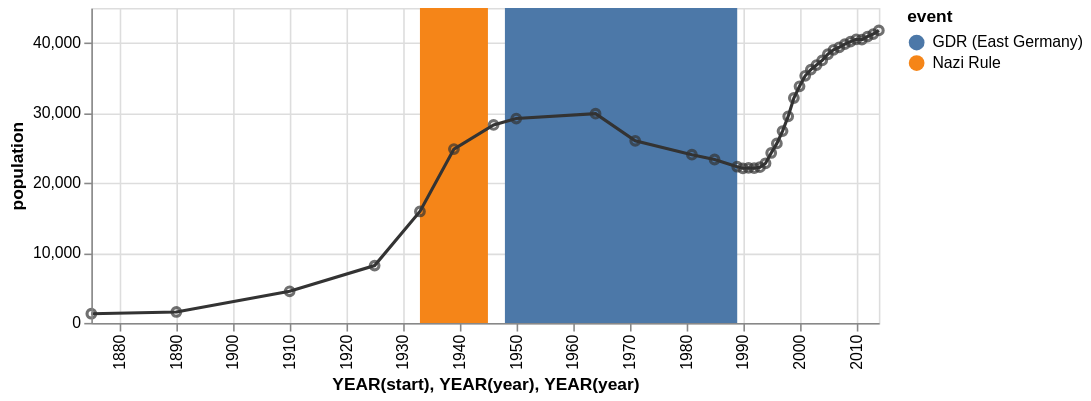

Source (Vega-Lite JSON):
### Vega specification from a JSON file in a GitHub repository (floating-point values rounded to 4 significant figures)
{"$schema": "https://vega.github.io/schema/vega/v3.0.json", "description": "The population of the German city of Falkensee over time", "autosize": "pad", "padding": 5, "width": 500, "height": 200, "style": "cell", "data": [{"name": "source_0", "values": [{"start": "1933", "end": "1945", "event": "Nazi Rule"}, {"start": "1948", "end": "1989", "event": "GDR (East Germany)"}], "format": {"type": "json"}}, {"name": "source_1", "values": [{"year": "1875", "population": 1309}, {"year": "1890", "population": 1558}, {"year": "1910", "population": 4512}, {"year": "1925", "population": 8180}, {"year": "1933", "population": 15915}, {"year": "1939", "population": 24824}, {"year": "1946", "population": 28275}, {"year": "1950", "population": 29189}, {"year": "1964", "population": 29881}, {"year": "1971", "population": 26007}, {"year": "1981", "population": 24029}, {"year": "1985", "population": 23340}, {"year": "1989", "population": 22307}, {"year": "1990", "population": 22087}, {"year": "1991", "population": 22139}, {"year": "1992", "population": 22105}, {"year": "1993", "population": 22242}, {"year": "1994", "population": 22801}, {"year": "1995", "population": 24273}, {"year": "1996", "population": 25640}, {"year": "1997", "population": 27393}, {"year": "1998", "population": 29505}, {"year": "1999", "population": 32124}, {"year": "2000", "population": 33791}, {"year": "2001", "population": 35297}, {"year": "2002", "population": 36179}, {"year": "2003", "population": 36829}, {"year": "2004", "population": 37493}, {"year": "2005", "population": 38376}, {"year": "2006", "population": 39008}, {"year": "2007", "population": 39366}, {"year": "2008", "population": 39821}, {"year": "2009", "population": 40179}, {"year": "2010", "population": 40511}, {"year": "2011", "population": 40465}, {"year": "2012", "population": 40905}, {"year": "2013", "population": 41258}, {"year": "2014", "population": 41777}], "format": {"type": "json"}}, {"name": "data_0", "source": "source_0", "transform": [{"type": "formula", "expr": "timeParse(datum[\"start\"],'%Y')", "as": "start"}, {"type": "formula", "expr": "timeParse(datum[\"end\"],'%Y')", "as": "end"}, {"type": "filter", "expr": "datum[\"start\"] !== null && !isNaN(datum[\"start\"])"}, {"type": "formula", "as": "year_start", "expr": "datetime(year(datum[\"start\"]), 0, 1, 0, 0, 0, 0)"}, {"type": "formula", "as": "year_end", "expr": "datetime(year(datum[\"end\"]), 0, 1, 0, 0, 0, 0)"}]}, {"name": "data_1", "source": "source_1", "transform": [{"type": "formula", "expr": "timeParse(datum[\"year\"],'%Y')", "as": "year"}]}, {"name": "data_2", "source": "data_1", "transform": [{"type": "formula", "expr": "toDate(datum[\"year\"])", "as": "year"}, {"type": "formula", "expr": "toNumber(datum[\"population\"])", "as": "population"}, {"type": "filter", "expr": "datum[\"year\"] !== null && !isNaN(datum[\"year\"]) && datum[\"population\"] !== null && !isNaN(datum[\"population\"])"}, {"type": "formula", "as": "year_year", "expr": "datetime(year(datum[\"year\"]), 0, 1, 0, 0, 0, 0)"}]}, {"name": "data_3", "source": "data_1", "transform": [{"type": "formula", "expr": "toDate(datum[\"year\"])", "as": "year"}, {"type": "formula", "expr": "toNumber(datum[\"population\"])", "as": "population"}, {"type": "filter", "expr": "datum[\"year\"] !== null && !isNaN(datum[\"year\"]) && datum[\"population\"] !== null && !isNaN(datum[\"population\"])"}, {"type": "formula", "as": "year_year", "expr": "datetime(year(datum[\"year\"]), 0, 1, 0, 0, 0, 0)"}]}], "marks": [{"name": "layer_0_marks", "type": "rect", "style": ["rect"], "from": {"data": "data_0"}, "encode": {"update": {"x": {"scale": "x", "field": "year_start"}, "x2": {"scale": "x", "field": "year_end"}, "y": {"value": 0}, "y2": {"field": {"group": "height"}}, "fill": {"scale": "color", "field": "event"}}}}, {"name": "layer_1_marks", "type": "line", "style": ["line"], "sort": {"field": "datum[\"year_year\"]", "order": "descending"}, "from": {"data": "data_2"}, "encode": {"update": {"x": {"scale": "x", "field": "year_year"}, "y": {"scale": "y", "field": "population"}, "stroke": {"value": "#333"}}}}, {"name": "layer_2_marks", "type": "symbol", "style": ["point"], "from": {"data": "data_3"}, "encode": {"update": {"x": {"scale": "x", "field": "year_year"}, "y": {"scale": "y", "field": "population"}, "stroke": {"value": "#333"}, "fill": {"value": "transparent"}, "opacity": {"value": 0.7}}}}], "scales": [{"name": "x", "type": "time", "domain": {"fields": [{"data": "data_0", "field": "year_start"}, {"data": "data_0", "field": "year_end"}, {"data": "data_2", "field": "year_year"}, {"data": "data_3", "field": "year_year"}], "sort": true}, "range": [0, {"signal": "width"}], "nice": "year"}, {"name": "color", "type": "ordinal", "domain": {"data": "data_0", "field": "event", "sort": true}, "range": "category"}, {"name": "y", "type": "linear", "domain": {"fields": [{"data": "data_2", "field": "population"}, {"data": "data_3", "field": "population"}], "sort": true}, "range": [{"signal": "height"}, 0], "nice": true, "zero": true}], "axes": [{"scale": "x", "labelOverlap": true, "orient": "bottom", "tickCount": {"signal": "ceil(width/40)"}, "title": "YEAR(start), YEAR(year), YEAR(year)", "zindex": 1, "encode": {"labels": {"update": {"text": {"signal": "timeFormat(datum.value, '%Y')"}, "angle": {"value": 270}, "align": {"value": "right"}, "baseline": {"value": "middle"}}}}}, {"scale": "x", "domain": false, "grid": true, "labels": false, "maxExtent": 0, "minExtent": 0, "orient": "bottom", "tickCount": {"signal": "ceil(width/40)"}, "ticks": false, "zindex": 0, "gridScale": "y"}, {"scale": "y", "labelOverlap": true, "orient": "left", "tickCount": {"signal": "ceil(height/40)"}, "title": "population", "zindex": 1}, {"scale": "y", "domain": false, "grid": true, "labels": false, "maxExtent": 0, "minExtent": 0, "orient": "left", "tickCount": {"signal": "ceil(height/40)"}, "ticks": false, "zindex": 0, "gridScale": "x"}], "legends": [{"fill": "color", "title": "event"}], "config": {"axisY": {"minExtent": 30}}}
